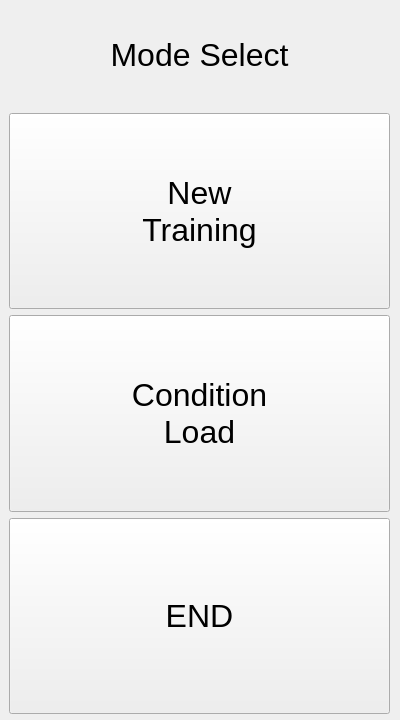
<?xml version="1.0" encoding="UTF-8"?>
<ui version="4.0">
 <class>Form</class>
 <widget class="QWidget" name="Form">
  <property name="geometry">
   <rect>
    <x>0</x>
    <y>0</y>
    <width>400</width>
    <height>720</height>
   </rect>
  </property>
  <property name="sizePolicy">
   <sizepolicy hsizetype="Preferred" vsizetype="Minimum">
    <horstretch>0</horstretch>
    <verstretch>0</verstretch>
   </sizepolicy>
  </property>
  <property name="windowTitle">
   <string>Form</string>
  </property>
  <widget class="QLabel" name="label_mode">
   <property name="geometry">
    <rect>
     <x>9</x>
     <y>9</y>
     <width>381</width>
     <height>91</height>
    </rect>
   </property>
   <property name="sizePolicy">
    <sizepolicy hsizetype="Preferred" vsizetype="Expanding">
     <horstretch>0</horstretch>
     <verstretch>0</verstretch>
    </sizepolicy>
   </property>
   <property name="font">
    <font>
     <pointsize>24</pointsize>
    </font>
   </property>
   <property name="text">
    <string>Mode Select</string>
   </property>
   <property name="alignment">
    <set>Qt::AlignCenter</set>
   </property>
  </widget>
  <widget class="QWidget" name="layoutWidget">
   <property name="geometry">
    <rect>
     <x>9</x>
     <y>113</y>
     <width>381</width>
     <height>601</height>
    </rect>
   </property>
   <layout class="QVBoxLayout" name="verticalLayout">
    <item>
     <widget class="QPushButton" name="pushButton_new_training">
      <property name="sizePolicy">
       <sizepolicy hsizetype="Minimum" vsizetype="Expanding">
        <horstretch>0</horstretch>
        <verstretch>0</verstretch>
       </sizepolicy>
      </property>
      <property name="font">
       <font>
        <pointsize>24</pointsize>
       </font>
      </property>
      <property name="text">
       <string>New
Training</string>
      </property>
     </widget>
    </item>
    <item>
     <widget class="QPushButton" name="pushButton_load_condition">
      <property name="sizePolicy">
       <sizepolicy hsizetype="Minimum" vsizetype="Expanding">
        <horstretch>0</horstretch>
        <verstretch>0</verstretch>
       </sizepolicy>
      </property>
      <property name="font">
       <font>
        <pointsize>24</pointsize>
       </font>
      </property>
      <property name="text">
       <string>Condition
Load</string>
      </property>
     </widget>
    </item>
    <item>
     <widget class="QPushButton" name="pushButton_end">
      <property name="sizePolicy">
       <sizepolicy hsizetype="Minimum" vsizetype="Expanding">
        <horstretch>0</horstretch>
        <verstretch>0</verstretch>
       </sizepolicy>
      </property>
      <property name="font">
       <font>
        <pointsize>24</pointsize>
       </font>
      </property>
      <property name="text">
       <string>END</string>
      </property>
     </widget>
    </item>
   </layout>
  </widget>
 </widget>
 <resources/>
 <connections/>
</ui>
